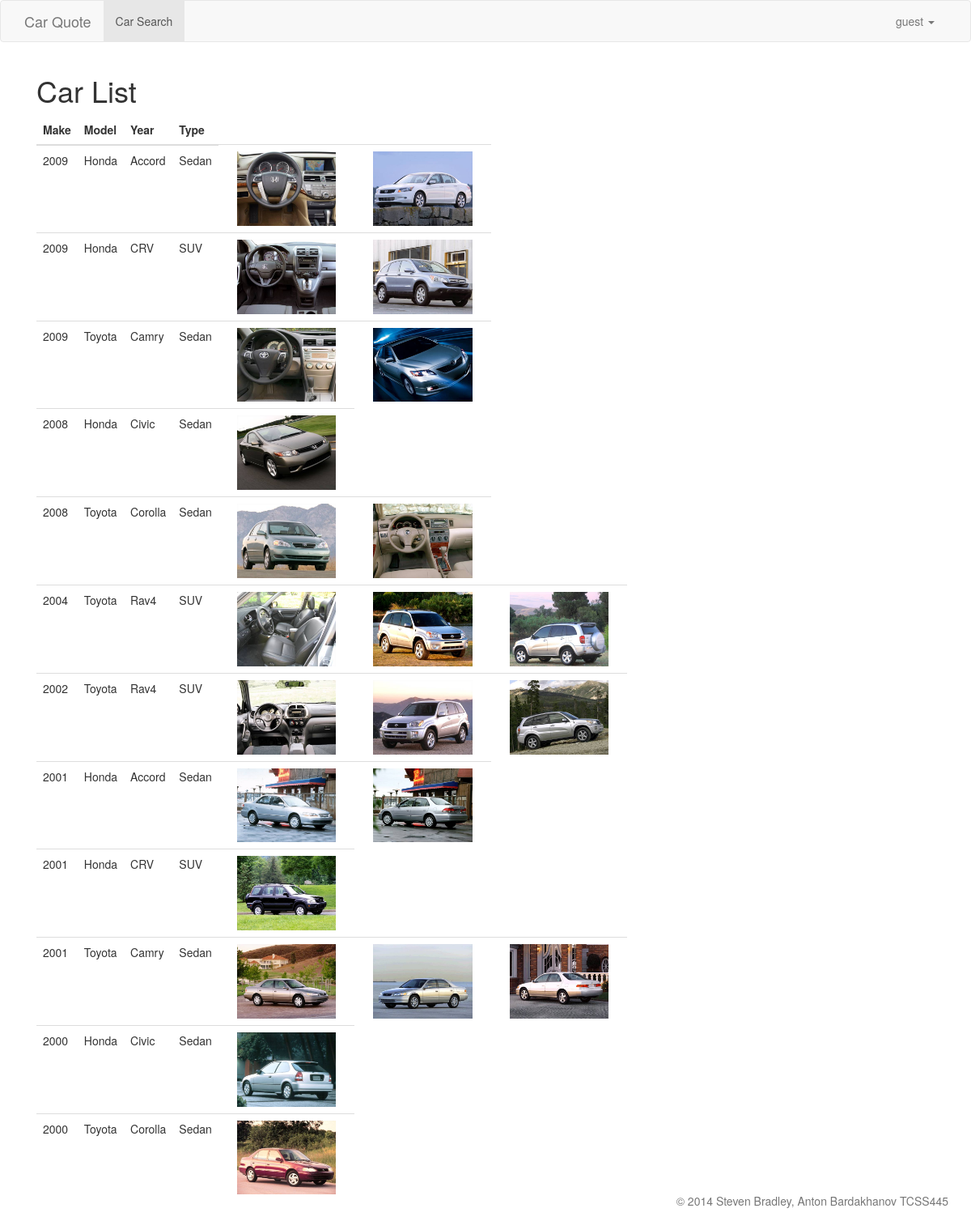
The page /Website/cars.php?action=list on the database its author committed.
### tables this page shows
CREATE TABLE IF NOT EXISTS `CAR_PHOTO` (
  `photoPath` VARCHAR(100) NOT NULL,
  `CAR_carID` INT NOT NULL,
  PRIMARY KEY (`photoPath`, `CAR_carID`),
  INDEX `fk_CarPhoto_CAR_idx` (`CAR_carID` ASC),
  CONSTRAINT `fk_CarPhoto_CAR`
    FOREIGN KEY (`CAR_carID`)
    REFERENCES `CAR` (`carID`)
    ON DELETE NO ACTION
    ON UPDATE NO ACTION);

CREATE TABLE IF NOT EXISTS `CAR` (
  `carID` INT NOT NULL AUTO_INCREMENT,
  `type` VARCHAR(15) NOT NULL,
  `make` VARCHAR(15) NOT NULL,
  `model` VARCHAR(15) NOT NULL,
  `year` INT(4) NOT NULL,
  PRIMARY KEY (`carID`));

### Website/car_list.php (the view, shortened to what this page needs)
<?php
echo '<h1>Car List</h1>';
$select_statement = "SELECT  carID, `year`, make, model, `type`, photoPath FROM CAR c, CAR_PHOTO cp WHERE c.carID = cp.CAR_carID";
$select_statement .= " ORDER BY year DESC, make, model;";
$result = mysql_query($select_statement);
$num_rows = mysql_num_rows($result);
if($num_rows > 0){
	echo "<div class='table-hover'>";
	echo "<table class='table table-hover'>";
	echo "<thead><tr><th>Make</th><th>Model</th><th>Year</th><th>Type</th></tr></thead>";
	echo "<tbody>";
}
else{
	echo "Sorry no cars found, I owe you a cookie.";
}
$carid = 0;
while ($car = mysql_fetch_assoc($result)) {
		if($carid != $car['carID']){
			$carid = $car['carID'];
			echo "</tr>";
			echo "<tr onclick=window.document.location='cars.php?action=package&carid=". $car['carID'] . "&mileage=100000'>";
			echo "<td>" . $car['year'] . "</td>";
	        echo "<td>" . $car['make'] . "</td>";
			echo "<td>" . $car['model'] . "</td>";
	        echo "<td>" . $car['type'] . "</td>";
			echo "<td><img class='img-responsive col-lg-12' src='" . $car['photoPath'] . "'/></td>";
		}
    	else{
    		echo "<td><img class='img-responsive col-lg-12' src='" . $car['photoPath'] . "'/></td>";
    	}
}
	echo "</tbody></table></div>";
?>

### Website/header.php (shortened to what this page needs)
 <!DOCTYPE html>
<html lang="en">
    <head>
        <link href="css/bootstrap.min.css" rel="stylesheet">
    </head>
    <body>
        <nav class="navbar navbar-default" role="navigation">
            <div class="container">
                <div class="navbar-header">
                    <a class="navbar-brand" href="cars.php?action=search">Car Quote</a>
                </div>
                <div class="collapse navbar-collapse" id="bs-example-navbar-collapse-1">
                    <ul class="nav navbar-nav">
                        <li class="active">
                            <a href="cars.php?action=search">Car Search</a>
                        </li>
                    </ul>
                    <ul class="nav navbar-nav navbar-right">
                        <li class="dropdown">
                            <a href="#" class="dropdown-toggle" data-toggle="dropdown" aria-expanded="false"><i class="fa fa-user"></i><?php echo $_SESSION['user']?>
                                 <span class="caret"></span></a>
                        </li>
                    </ul>
                </div>
            </div>
        </nav>

### Website/cars.php (shortened to what this page needs)
<?php
if (isset($_GET['action']))
    $action = $_GET['action'];
else
    $action = 'search';
?>
<?php
include ('header.php');
echo '<div class="container">';
if ($action == 'package')
    echo '<div class="col-md-12">';
else
    echo '<div class="col-md-8">';
switch ($action) {
    case 'list':
        include ('car_list.php');
        break;
}
?>
</div>
</div>
<?php include ('footer.php'); ?>

### Website/footer.php (shortened to what this page needs)
<footer class="footer">
    <div class="footer navbar-fixed-bottom" style='margin-right:2em'>
        <p class="text-muted text-right">
            &copy; 2014 Steven Bradley, Anton Bardakhanov TCSS445
        </p>
    </div>
</footer>
</body>
</html>

### rows shown on the page
car_photo: CAR_carID.year "2009", CAR_carID.make "Honda", CAR_carID.model "Accord", CAR_carID.type "Sedan", photoPath (picture)
car_photo: photoPath (picture)
car_photo: CAR_carID.year "2009", CAR_carID.make "Honda", CAR_carID.model "CRV", CAR_carID.type "SUV", photoPath (picture)
car_photo: photoPath (picture)
car_photo: CAR_carID.year "2009", CAR_carID.make "Toyota", CAR_carID.model "Camry", CAR_carID.type "Sedan", photoPath (picture)
car_photo: photoPath (picture)
car_photo: CAR_carID.year "2008", CAR_carID.make "Honda", CAR_carID.model "Civic", CAR_carID.type "Sedan", photoPath (picture)
car_photo: CAR_carID.year "2008", CAR_carID.make "Toyota", CAR_carID.model "Corolla", CAR_carID.type "Sedan", photoPath (picture)
car_photo: photoPath (picture)
car_photo: CAR_carID.year "2004", CAR_carID.make "Toyota", CAR_carID.model "Rav4", CAR_carID.type "SUV", photoPath (picture)
car_photo: photoPath (picture)
car_photo: photoPath (picture)
car_photo: CAR_carID.year "2002", CAR_carID.make "Toyota", CAR_carID.model "Rav4", CAR_carID.type "SUV", photoPath (picture)
car_photo: photoPath (picture)
car_photo: photoPath (picture)
car_photo: CAR_carID.year "2001", CAR_carID.make "Honda", CAR_carID.model "Accord", CAR_carID.type "Sedan", photoPath (picture)
car_photo: photoPath (picture)
car_photo: CAR_carID.year "2001", CAR_carID.make "Honda", CAR_carID.model "CRV", CAR_carID.type "SUV", photoPath (picture)
car_photo: CAR_carID.year "2001", CAR_carID.make "Toyota", CAR_carID.model "Camry", CAR_carID.type "Sedan", photoPath (picture)
car_photo: photoPath (picture)
car_photo: shows a picture
car_photo: CAR_carID.year "2000", CAR_carID.make "Honda", CAR_carID.model "Civic", CAR_carID.type "Sedan", photoPath (picture)
car_photo: CAR_carID.year "2000", CAR_carID.make "Toyota", CAR_carID.model "Corolla", CAR_carID.type "Sedan", photoPath (picture)

### other values the page prints
$_SESSION['user'] "guest"
